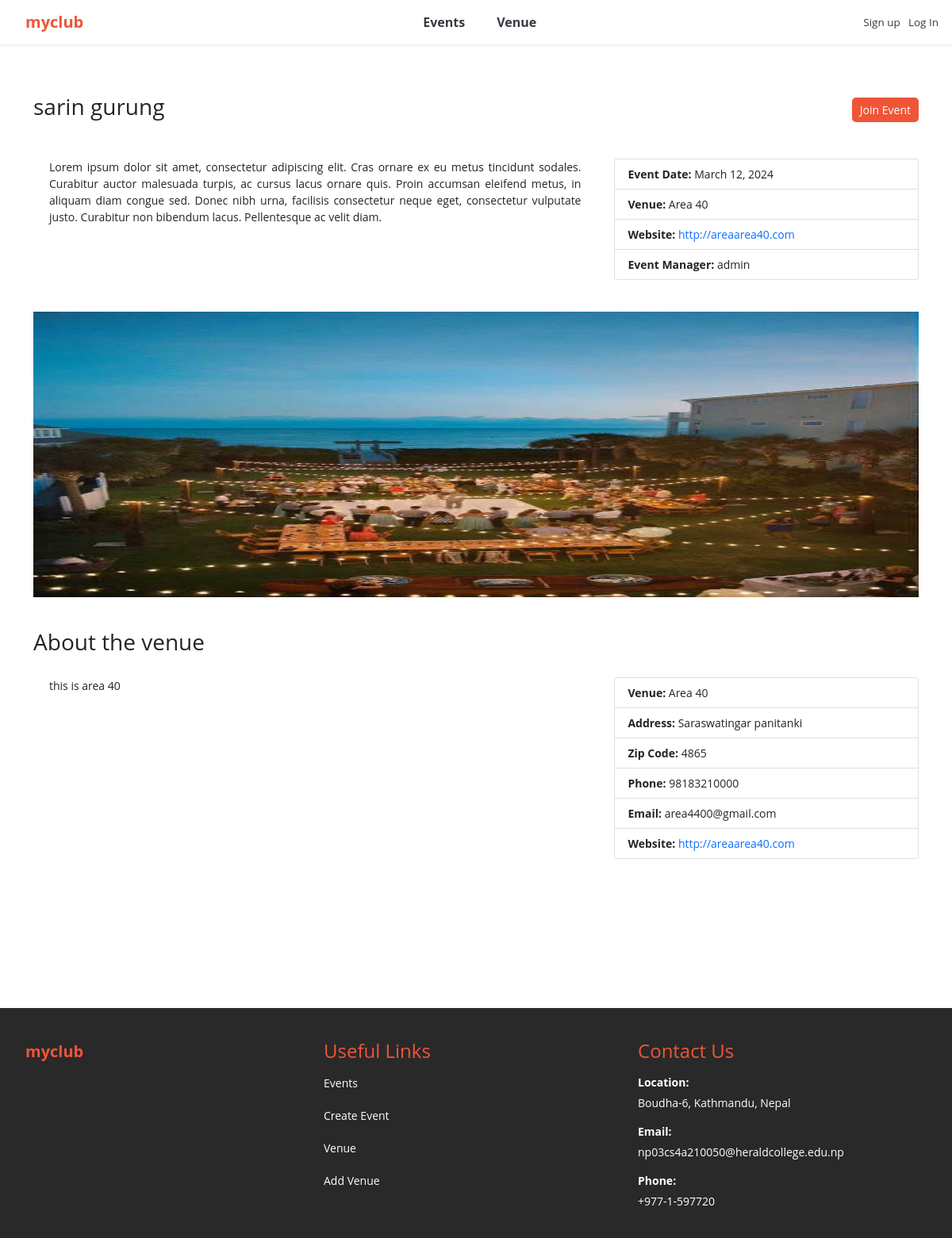
The page /show_event/17 on the database its author committed.
### events/models.py (models this page shows, shortened)
class Event(models.Model):
	name = models.CharField('Event Name', max_length=120)
	event_date = models.DateField('Event Date', blank=False)
	venue = models.ForeignKey(Venue, blank=True, null=True, on_delete=models.CASCADE)
	manager = models.ForeignKey(User, blank=True, null=True, on_delete=models.SET_NULL)
	description = models.TextField(blank=True)
	attendees = models.ManyToManyField(MyClubUser, blank=True)
	def __str__(self):
		return self.name
	class Meta:
		ordering = ['-event_date']

class Venue(models.Model):
	name = models.CharField('Venue Name', max_length=120)
	address = models.CharField(max_length=300)
	zip_code = models.CharField('Zip Code', max_length=15)
	phone = models.CharField('Contact Phone', max_length=25, blank=True)
	web = models.URLField('Website Address', blank=True)
	email_address = models.EmailField('Email Address', blank=True)
	owner = models.IntegerField("Venue Owner", blank=False, default=1)
	venue_description = models.TextField(blank=True)
	venue_image = models.ImageField(null=True, blank=True, upload_to="images/")
	def __str__(self):
		return self.name
	class Meta:
		ordering = ['name']

### events/views.py (the view)
# urls.py: path('show_event/<int:event_id>', views.show_event, name='show-event'),
def show_event(request, event_id):
	event = get_object_or_404(Event, pk=event_id)
	return render(request, 'events/show_event.html', {'event': event})

### events/templates/events/show_event.html (shortened to what this page needs)
{% extends 'events/base.html' %}
{% block content %}
<br>
<div class="venue-details">
	<nav class="custom-nav">
		<div>
			<h3>{{ event }}</h3>
		</div>
		{% if user.is_authenticated %}
			<div>
				<a class="d-flex" href="{% url 'event-form' event_id=event.id %}" style="text-decoration: none;">
		          	<button class="btn btn-sm btn-custom">Join Event</button>
		        </a>
			</div>
		{% else %}
			<div>
				<a class="d-flex" href="{% url 'login' %}" style="text-decoration: none;">
		          	<button class="btn btn-sm btn-custom">Join Event</button>
		        </a>
			</div>
		{% endif %}
	</nav>
    <div class="flex-container">
	    <div class="description">
	    {% if event.description %}
	        <p>{{ event.description }}</p>
	    {% endif %}
	    </div>
	    <div class="card car">
	    	<ul class="list-group list-group-flush">
		        {% if event.event_date %}
		            <li class="list-group-item"><strong>Event Date:</strong> {{ event.event_date }}</li>
		        {% endif %}
		        {% if event.venue %}
		            <li class="list-group-item"><strong>Venue:</strong> {{ event.venue }}</li>
		        {% endif %}
		        {% if event.venue.web %}
		            <li class="list-group-item"><strong>Website:</strong> <a href="{{ event.venue.web }}" target="_blank" style="text-decoration: none;">{{ event.venue.web }}</a></li>
		        {% endif %}
		        {% if event.manager %}
		            <li class="list-group-item"><strong>Event Manager:</strong> {{ event.manager }}</li>
		        {% endif %}
		    </ul>
		</div>
	</div>
    {% if event.venue.venue_image %}
        <div class="venue-image-container">
            <img src="{{ event.venue.venue_image.url }}" alt="" class="venue-image">
        </div>
    {% endif %}
    <h3>About the venue</h3>
    <div class="flex-container">
	    <div class="description">
	    {% if event.venue.venue_description %}
	        <p>{{ event.venue.venue_description }}</p>
	    {% endif %}
	    </div>
	    <div class="card car">
	    	<ul class="list-group list-group-flush">
	    		{% if event.venue %}
		            <li class="list-group-item"><strong>Venue:</strong> {{ event.venue }}</li>
		        {% endif %}
		        {% if event.venue.address %}
		            <li class="list-group-item"><strong>Address:</strong> {{ event.venue.address }}</li>
		        {% endif %}
		        {% if event.venue.zip_code %}
		            <li class="list-group-item"><strong>Zip Code:</strong> {{ event.venue.zip_code }}</li>
		        {% endif %}
		        {% if event.venue.phone %}
		            <li class="list-group-item"><strong>Phone:</strong> {{ event.venue.phone }}</li>
		        {% endif %}
		        {% if event.venue.email_address %}
		            <li class="list-group-item"><strong>Email:</strong> {{ event.venue.email_address }}</li>
		        {% endif %}
		        {% if event.venue.web %}
		            <li class="list-group-item"><strong>Website:</strong> <a href="{{ event.venue.web }}" target="_blank" style="text-decoration: none;">{{ event.venue.web }}</a></li>
		        {% endif %}
		    </ul>
		</div>
	</div>
</div>
<br><br><br>
{% endblock %}

### events/templates/events/base.html (style rules this page uses)
body { font-size: 14px; font-weight: 400; font-family: "Open Sans", sans-serif; background: #FFFFFF; }
.custom-nav { display: flex; justify-content: space-between; align-items: center; padding-top: 20px; padding-bottom: 20px; background-color: #FFFFFF; }
.d-flex { padding-right: 0px; }
.btn-custom { font-size: 14px; color: #FFFFFF; background-color: #f05537; cursor: pointer; padding: 5px 10px; text-decoration: none; border: none; border-radius: 5px; }
.venue-details { margin: 0 auto; padding-top: 0px; background-color: #FFFFFF; border-radius: 8px; }
.venue-image-container { position: relative; max-width: 100%; overflow: hidden; border-radius: 8px; margin-bottom: 20px; }
.venue-image { padding-top: 20px; padding-bottom: 20px; width: 100%; height: 400px; display: block; }
.flex-container { display: flex; justify-content: space-between; padding-top: 20px; padding-left: 20px; padding-right: 0px; padding-bottom: 20px; }
.description { text-align: justify; padding-right: 20px; flex-basis: 63%; }
.car { flex-basis: 35%; }

### events/templates/events/navbar.html (style rules this page uses)
:root { --bs-primary: #f05537; --bs-orange: #d1410c; }

### rows shown on the page
Event: name "sarin gurung", description "Lorem ipsum dolor sit amet, consectetur adipiscing elit. Cras ornare ex eu metus tincidunt sodales. Curabitur auctor malesuada turpis, ac cursus lacus ornare quis. Proin accumsan eleifend metus, in aliquam diam congue sed. Donec nibh urna, facilisis consectetur neque eget, consectetur vulputate justo. Curabitur non bibendum lacus. Pellentesque ac velit diam.", event_date "March 12, 2024", venue "Area 40", venue.web "http://areaarea40.com", manager "admin", venue.venue_image (picture), venue.venue_description "this is area 40", venue.address "Saraswatingar panitanki", venue.zip_code "4865", venue.phone "98183210000", venue.email_address "area4400@gmail.com"
